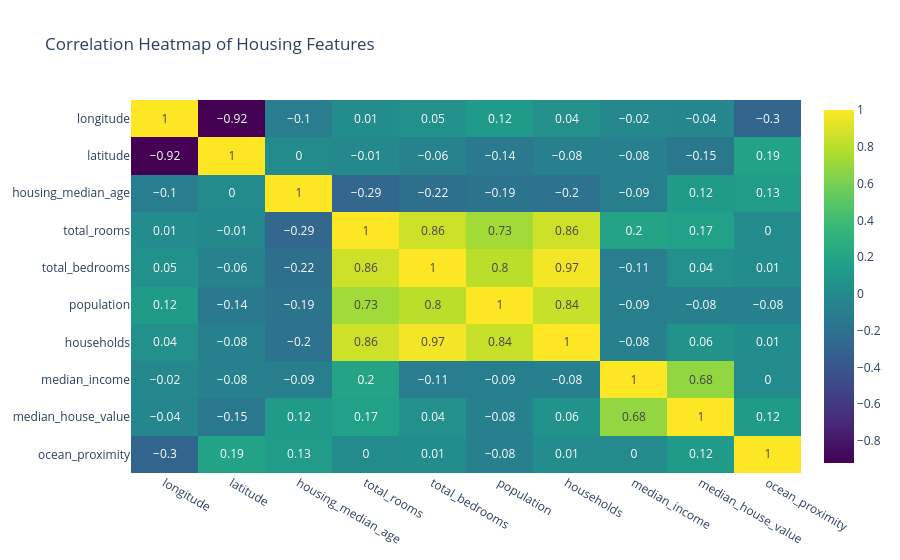

The notebook cell this image was saved under:
### Code cell
# Cell 6: Correlation Heatmap (Plotly Interactive Heatmap)
corr_matrix = housing.corr().round(2)
fig_corr = px.imshow(
    corr_matrix,
    text_auto=True,
    aspect="auto",
    color_continuous_scale="Viridis",
    title="Correlation Heatmap of Housing Features"
)
fig_corr.show()

### Figure 1 — Plotly figure (JSON) as saved in the notebook; plotly's stock layout.template omitted (floating-point values rounded to 4 significant figures)
{"data": [{"coloraxis": "coloraxis", "hovertemplate": "x: %{x}<br>y: %{y}<br>color: %{z}<extra></extra>", "name": "0", "texttemplate": "%{z}", "type": "heatmap", "x": ["longitude", "latitude", "housing_median_age", "total_rooms", "total_bedrooms", "population", "households", "median_income", "median_house_value", "ocean_proximity"], "xaxis": "x", "y": ["longitude", "latitude", "housing_median_age", "total_rooms", "total_bedrooms", "population", "households", "median_income", "median_house_value", "ocean_proximity"], "yaxis": "y", "z": [[1.0, -0.92, -0.1, 0.01, 0.05, 0.12, 0.04, -0.02, -0.04, -0.3], [-0.92, 1.0, -0.0, -0.01, -0.06, -0.14, -0.08, -0.08, -0.15, 0.19], [-0.1, -0.0, 1.0, -0.29, -0.22, -0.19, -0.2, -0.09, 0.12, 0.13], [0.01, -0.01, -0.29, 1.0, 0.86, 0.73, 0.86, 0.2, 0.17, 0.0], [0.05, -0.06, -0.22, 0.86, 1.0, 0.8, 0.97, -0.11, 0.04, 0.01], [0.12, -0.14, -0.19, 0.73, 0.8, 1.0, 0.84, -0.09, -0.08, -0.08], [0.04, -0.08, -0.2, 0.86, 0.97, 0.84, 1.0, -0.08, 0.06, 0.01], [-0.02, -0.08, -0.09, 0.2, -0.11, -0.09, -0.08, 1.0, 0.68, 0.0], [-0.04, -0.15, 0.12, 0.17, 0.04, -0.08, 0.06, 0.68, 1.0, 0.12], [-0.3, 0.19, 0.13, 0.0, 0.01, -0.08, 0.01, 0.0, 0.12, 1.0]]}], "layout": {"coloraxis": {"colorscale": [[0, "#440154"], [0.1111, "#482878"], [0.2222, "#3e4989"], [0.3333, "#31688e"], [0.4444, "#26828e"], [0.5556, "#1f9e89"], [0.6667, "#35b779"], [0.7778, "#6ece58"], [0.8889, "#b5de2b"], [1, "#fde725"]]}, "title": {"text": "Correlation Heatmap of Housing Features"}, "xaxis": {"anchor": "y", "domain": [0, 1]}, "yaxis": {"anchor": "x", "autorange": "reversed", "domain": [0, 1]}}}
